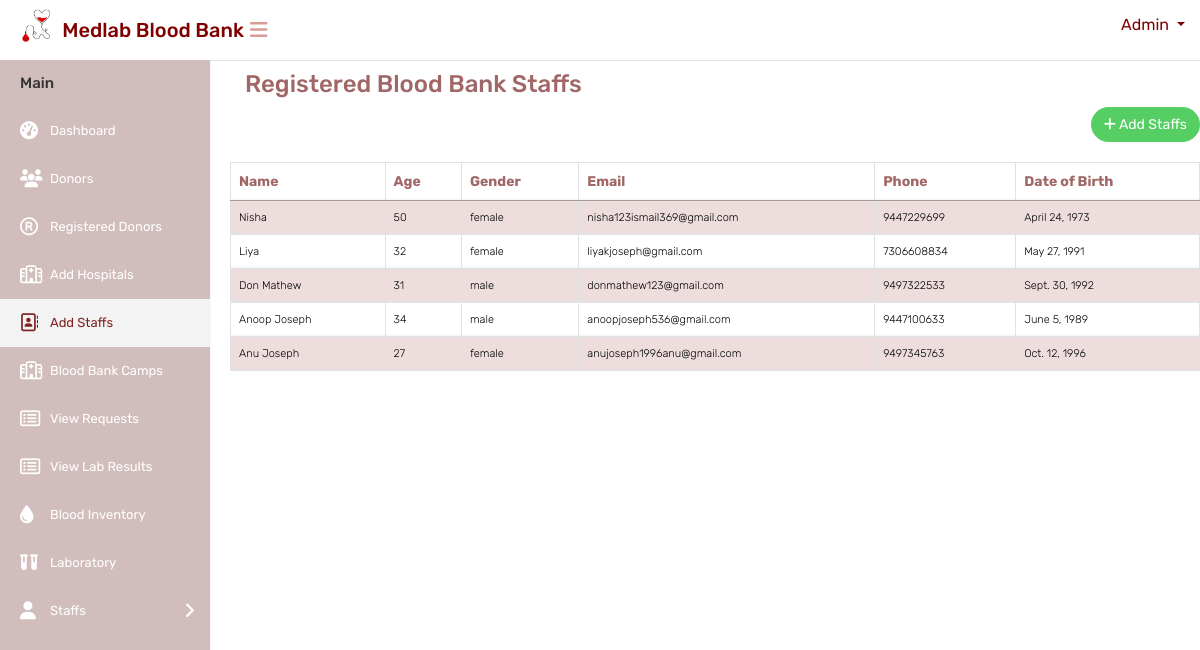
/registeredstafftable/, run on an earlier commit of the app's database.
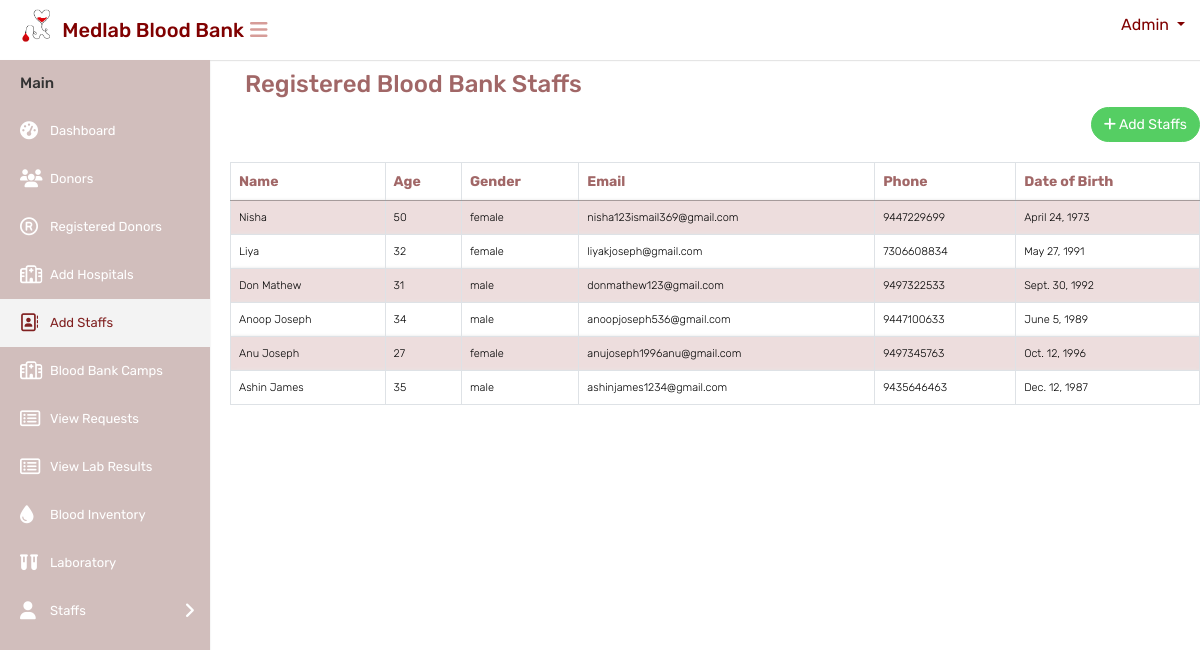
And on a later commit of the database.
### website/models.py (models this page shows, shortened)
class Staff(models.Model):
    name = models.CharField(max_length=255)
    age = models.IntegerField()
    user=models.OneToOneField(CustomUser,on_delete=models.CASCADE)
    gender = models.CharField(max_length=10, choices=[('male', 'Male'), ('female', 'Female'), ('other', 'Other')])
    dob = models.DateField()
    role = models.CharField(max_length=20, choices=CustomUser.ROLE_CHOICE,blank=True,null=True)

class CustomUser(AbstractUser):
    DONOR = 1
    HOSPITAL = 2
    STAFF = 3
    REGISTEREDDONOR = 4
    LABSTAFF = 5
    ROLE_CHOICE = (
        (DONOR, 'DONOR'),
        (HOSPITAL, 'HOSPITAL'),
        (STAFF, 'STAFF'),
        (REGISTEREDDONOR, 'REGISTEREDDONOR'),
        (LABSTAFF, 'LABSTAFF'),
    )
    username=None
    first_name = None
    last_name = None
    USERNAME_FIELD = 'email'
    email = models.EmailField(max_length=100, unique=True)
    phone = models.CharField(max_length=12, blank=True)
    password = models.CharField(max_length=128)
    role = models.IntegerField(choices=ROLE_CHOICE,default='1')
    is_admin = models.BooleanField(default=False)
    is_staff = models.BooleanField(default=False)
    is_active = models.BooleanField(default=True)
    is_superadmin = models.BooleanField(default=False)
    REQUIRED_FIELDS = ['phone']
    objects = UserManager()

### website/views.py (the view)
# urls.py: path('registeredstafftable/', registeredstafftable, name='registeredstafftable'),
def registeredstafftable(request):
    staff_list= Staff.objects.all()
    return render(request, 'mainuser/registeredstafftable.html',{'staff_list':staff_list})

### templates/mainuser/registeredstafftable.html (shortened to what the changed rows need)
{% load static %}
<html>
<head>
        <link rel="stylesheet" type="text/css" href="{% static 'mainuser/css/bootstrap.min.css' %}">
        <link rel="stylesheet" type="text/css" href="{% static 'mainuser/css/font-awesome.min.css' %}">
        <link rel="stylesheet" type="text/css" href="{% static 'mainuser/css/style.css' %}">
        <link rel="stylesheet" type="text/css" href="https://cdn.datatables.net/1.11.6/css/jquery.dataTables.css">
</head>
<body>
    <div class="main-wrapper">
        <div class="page-wrapper">
            <div class="row">
                <div class="col-md-12">
                    <div class="table-responsive">
                        <table class="table table-bordered table-striped custom-table datatable mb-0">
                            <thead>
                                <tr>
                                    <th>Name</th>
                                    <th>Age</th>
                                    <th>Gender</th>
                                    <th>Email</th>
                                    <th>Phone</th>
                                    <th>Date of Birth</th>
                                </tr>
                            </thead>
                            <tbody>
                                {% for staff in staff_list %}
                                    {% if staff.role == 'BLOODBANKSTAFF' or staff.role is None %}
                                        <tr>
                                            <td>{{ staff.name }}</td>
                                            <td>{{ staff.age }}</td>
                                            <td>{{ staff.gender }}</td>
                                            <td>{{ staff.user.email }}</td>
                                            <td>{{ staff.user.phone }}</td>
                                            <td>{{ staff.dob }}</td>
                                        </tr>
                                    {% endif %}
                                {% endfor %}
                            </tbody>
                        </table>
                    </div>
                </div>
            </div>
        </div>
</body>
</html>

What changed in the data, as far as the page shows it:
added Staff: name "Ashin James", age "35", gender "male", user.email "ashinjames1234@gmail.com", user.phone "9435646463", dob "Dec. 12, 1987"
